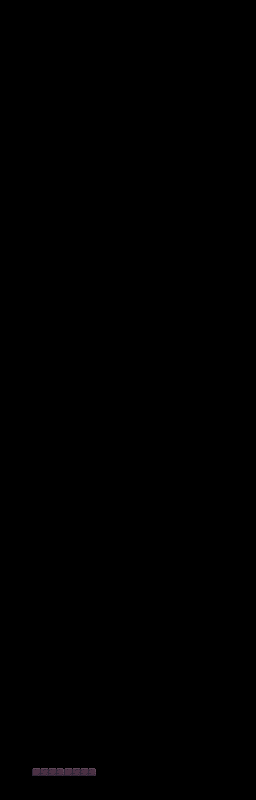

This is a level from a 2D game, rendered from its Tiled map with the project's own tilesets. A one-line summary and the complete map file follow:
An orthogonal 32x100 tile map with 8x8 px tiles, 1 tile layer (platform) and 1 object.

<map version="1.0" orientation="orthogonal" renderorder="right-down" width="32" height="100" tilewidth="8" tileheight="8" nextobjectid="255">
 <tileset firstgid="1" name="platformer" tilewidth="8" tileheight="8" tilecount="64" columns="8">
  <image source="platformer.png" width="64" height="64" />
 </tileset>
 <layer name="platform" width="32" height="100">
  <data encoding="csv">
0,0,0,0,0,0,0,0,0,0,0,0,0,0,0,0,0,0,0,0,0,0,0,0,0,0,0,0,0,0,0,0,
0,0,0,0,0,0,0,0,0,0,0,0,0,0,0,0,0,0,0,0,0,0,0,0,0,0,0,0,0,0,0,0,
0,0,0,0,0,0,0,0,0,0,0,0,0,0,0,0,0,0,0,0,0,0,0,0,0,0,0,0,0,0,0,0,
0,0,0,0,0,0,0,0,0,0,0,0,0,0,0,0,0,0,0,0,0,0,0,0,0,0,0,0,0,0,0,0,
0,0,0,0,0,0,0,0,0,0,0,0,0,0,0,0,0,0,0,0,0,0,0,0,0,0,0,0,0,0,0,0,
0,0,0,0,0,0,0,0,0,0,0,0,0,0,0,0,0,0,0,0,0,0,0,0,0,0,0,0,0,0,0,0,
0,0,0,0,0,0,0,0,0,0,0,0,0,0,0,0,0,0,0,0,0,0,0,0,0,0,0,0,0,0,0,0,
0,0,0,0,0,0,0,0,0,0,0,0,0,0,0,0,0,0,0,0,0,0,0,0,0,0,0,0,0,0,0,0,
0,0,0,0,0,0,0,0,0,0,0,0,0,0,0,0,0,0,0,0,0,0,0,0,0,0,0,0,0,0,0,0,
0,0,0,0,0,0,0,0,0,0,0,0,0,0,0,0,0,0,0,0,0,0,0,0,0,0,0,0,0,0,0,0,
0,0,0,0,0,0,0,0,0,0,0,0,0,0,0,0,0,0,0,0,0,0,0,0,0,0,0,0,0,0,0,0,
0,0,0,0,0,0,0,0,0,0,0,0,0,0,0,0,0,0,0,0,0,0,0,0,0,0,0,0,0,0,0,0,
0,0,0,0,0,0,0,0,0,0,0,0,0,0,0,0,0,0,0,0,0,0,0,0,0,0,0,0,0,0,0,0,
0,0,0,0,0,0,0,0,0,0,0,0,0,0,0,0,0,0,0,0,0,0,0,0,0,0,0,0,0,0,0,0,
0,0,0,0,0,0,0,0,0,0,0,0,0,0,0,0,0,0,0,0,0,0,0,0,0,0,0,0,0,0,0,0,
0,0,0,0,0,0,0,0,0,0,0,0,0,0,0,0,0,0,0,0,0,0,0,0,0,0,0,0,0,0,0,0,
0,0,0,0,0,0,0,0,0,0,0,0,0,0,0,0,0,0,0,0,0,0,0,0,0,0,0,0,0,0,0,0,
0,0,0,0,0,0,0,0,0,0,0,0,0,0,0,0,0,0,0,0,0,0,0,0,0,0,0,0,0,0,0,0,
0,0,0,0,0,0,0,0,0,0,0,0,0,0,0,0,0,0,0,0,0,0,0,0,0,0,0,0,0,0,0,0,
0,0,0,0,0,0,0,0,0,0,0,0,0,0,0,0,0,0,0,0,0,0,0,0,0,0,0,0,0,0,0,0,
0,0,0,0,0,0,0,0,0,0,0,0,0,0,0,0,0,0,0,0,0,0,0,0,0,0,0,0,0,0,0,0,
0,0,0,0,0,0,0,0,0,0,0,0,0,0,0,0,0,0,0,0,0,0,0,0,0,0,0,0,0,0,0,0,
0,0,0,0,0,0,0,0,0,0,0,0,0,0,0,0,0,0,0,0,0,0,0,0,0,0,0,0,0,0,0,0,
0,0,0,0,0,0,0,0,0,0,0,0,0,0,0,0,0,0,0,0,0,0,0,0,0,0,0,0,0,0,0,0,
0,0,0,0,0,0,0,0,0,0,0,0,0,0,0,0,0,0,0,0,0,0,0,0,0,0,0,0,0,0,0,0,
0,0,0,0,0,0,0,0,0,0,0,0,0,0,0,0,0,0,0,0,0,0,0,0,0,0,0,0,0,0,0,0,
0,0,0,0,0,0,0,0,0,0,0,0,0,0,0,0,0,0,0,0,0,0,0,0,0,0,0,0,0,0,0,0,
0,0,0,0,0,0,0,0,0,0,0,0,0,0,0,0,0,0,0,0,0,0,0,0,0,0,0,0,0,0,0,0,
0,0,0,0,0,0,0,0,0,0,0,0,0,0,0,0,0,0,0,0,0,0,0,0,0,0,0,0,0,0,0,0,
0,0,0,0,0,0,0,0,0,0,0,0,0,0,0,0,0,0,0,0,0,0,0,0,0,0,0,0,0,0,0,0,
0,0,0,0,0,0,0,0,0,0,0,0,0,0,0,0,0,0,0,0,0,0,0,0,0,0,0,0,0,0,0,0,
0,0,0,0,0,0,0,0,0,0,0,0,0,0,0,0,0,0,0,0,0,0,0,0,0,0,0,0,0,0,0,0,
0,0,0,0,0,0,0,0,0,0,0,0,0,0,0,0,0,0,0,0,0,0,0,0,0,0,0,0,0,0,0,0,
0,0,0,0,0,0,0,0,0,0,0,0,0,0,0,0,0,0,0,0,0,0,0,0,0,0,0,0,0,0,0,0,
0,0,0,0,0,0,0,0,0,0,0,0,0,0,0,0,0,0,0,0,0,0,0,0,0,0,0,0,0,0,0,0,
0,0,0,0,0,0,0,0,0,0,0,0,0,0,0,0,0,0,0,0,0,0,0,0,0,0,0,0,0,0,0,0,
0,0,0,0,0,0,0,0,0,0,0,0,0,0,0,0,0,0,0,0,0,0,0,0,0,0,0,0,0,0,0,0,
0,0,0,0,0,0,0,0,0,0,0,0,0,0,0,0,0,0,0,0,0,0,0,0,0,0,0,0,0,0,0,0,
0,0,0,0,0,0,0,0,0,0,0,0,0,0,0,0,0,0,0,0,0,0,0,0,0,0,0,0,0,0,0,0,
0,0,0,0,0,0,0,0,0,0,0,0,0,0,0,0,0,0,0,0,0,0,0,0,0,0,0,0,0,0,0,0,
0,0,0,0,0,0,0,0,0,0,0,0,0,0,0,0,0,0,0,0,0,0,0,0,0,0,0,0,0,0,0,0,
0,0,0,0,0,0,0,0,0,0,0,0,0,0,0,0,0,0,0,0,0,0,0,0,0,0,0,0,0,0,0,0,
0,0,0,0,0,0,0,0,0,0,0,0,0,0,0,0,0,0,0,0,0,0,0,0,0,0,0,0,0,0,0,0,
0,0,0,0,0,0,0,0,0,0,0,0,0,0,0,0,0,0,0,0,0,0,0,0,0,0,0,0,0,0,0,0,
0,0,0,0,0,0,0,0,0,0,0,0,0,0,0,0,0,0,0,0,0,0,0,0,0,0,0,0,0,0,0,0,
0,0,0,0,0,0,0,0,0,0,0,0,0,0,0,0,0,0,0,0,0,0,0,0,0,0,0,0,0,0,0,0,
0,0,0,0,0,0,0,0,0,0,0,0,0,0,0,0,0,0,0,0,0,0,0,0,0,0,0,0,0,0,0,0,
0,0,0,0,0,0,0,0,0,0,0,0,0,0,0,0,0,0,0,0,0,0,0,0,0,0,0,0,0,0,0,0,
0,0,0,0,0,0,0,0,0,0,0,0,0,0,0,0,0,0,0,0,0,0,0,0,0,0,0,0,0,0,0,0,
0,0,0,0,0,0,0,0,0,0,0,0,0,0,0,0,0,0,0,0,0,0,0,0,0,0,0,0,0,0,0,0,
0,0,0,0,0,0,0,0,0,0,0,0,0,0,0,0,0,0,0,0,0,0,0,0,0,0,0,0,0,0,0,0,
0,0,0,0,0,0,0,0,0,0,0,0,0,0,0,0,0,0,0,0,0,0,0,0,0,0,0,0,0,0,0,0,
0,0,0,0,0,0,0,0,0,0,0,0,0,0,0,0,0,0,0,0,0,0,0,0,0,0,0,0,0,0,0,0,
0,0,0,0,0,0,0,0,0,0,0,0,0,0,0,0,0,0,0,0,0,0,0,0,0,0,0,0,0,0,0,0,
0,0,0,0,0,0,0,0,0,0,0,0,0,0,0,0,0,0,0,0,0,0,0,0,0,0,0,0,0,0,0,0,
0,0,0,0,0,0,0,0,0,0,0,0,0,0,0,0,0,0,0,0,0,0,0,0,0,0,0,0,0,0,0,0,
0,0,0,0,0,0,0,0,0,0,0,0,0,0,0,0,0,0,0,0,0,0,0,0,0,0,0,0,0,0,0,0,
0,0,0,0,0,0,0,0,0,0,0,0,0,0,0,0,0,0,0,0,0,0,0,0,0,0,0,0,0,0,0,0,
0,0,0,0,0,0,0,0,0,0,0,0,0,0,0,0,0,0,0,0,0,0,0,0,0,0,0,0,0,0,0,0,
0,0,0,0,0,0,0,0,0,0,0,0,0,0,0,0,0,0,0,0,0,0,0,0,0,0,0,0,0,0,0,0,
0,0,0,0,0,0,0,0,0,0,0,0,0,0,0,0,0,0,0,0,0,0,0,0,0,0,0,0,0,0,0,0,
0,0,0,0,0,0,0,0,0,0,0,0,0,0,0,0,0,0,0,0,0,0,0,0,0,0,0,0,0,0,0,0,
0,0,0,0,0,0,0,0,0,0,0,0,0,0,0,0,0,0,0,0,0,0,0,0,0,0,0,0,0,0,0,0,
0,0,0,0,0,0,0,0,0,0,0,0,0,0,0,0,0,0,0,0,0,0,0,0,0,0,0,0,0,0,0,0,
0,0,0,0,0,0,0,0,0,0,0,0,0,0,0,0,0,0,0,0,0,0,0,0,0,0,0,0,0,0,0,0,
0,0,0,0,0,0,0,0,0,0,0,0,0,0,0,0,0,0,0,0,0,0,0,0,0,0,0,0,0,0,0,0,
0,0,0,0,0,0,0,0,0,0,0,0,0,0,0,0,0,0,0,0,0,0,0,0,0,0,0,0,0,0,0,0,
0,0,0,0,0,0,0,0,0,0,0,0,0,0,0,0,0,0,0,0,0,0,0,0,0,0,0,0,0,0,0,0,
0,0,0,0,0,0,0,0,0,0,0,0,0,0,0,0,0,0,0,0,0,0,0,0,0,0,0,0,0,0,0,0,
0,0,0,0,0,0,0,0,0,0,0,0,0,0,0,0,0,0,0,0,0,0,0,0,0,0,0,0,0,0,0,0,
0,0,0,0,0,0,0,0,0,0,0,0,0,0,0,0,0,0,0,0,0,0,0,0,0,0,0,0,0,0,0,0,
0,0,0,0,0,0,0,0,0,0,0,0,0,0,0,0,0,0,0,0,0,0,0,0,0,0,0,0,0,0,0,0,
0,0,0,0,0,0,0,0,0,0,0,0,0,0,0,0,0,0,0,0,0,0,0,0,0,0,0,0,0,0,0,0,
0,0,0,0,0,0,0,0,0,0,0,0,0,0,0,0,0,0,0,0,0,0,0,0,0,0,0,0,0,0,0,0,
0,0,0,0,0,0,0,0,0,0,0,0,0,0,0,0,0,0,0,0,0,0,0,0,0,0,0,0,0,0,0,0,
0,0,0,0,0,0,0,0,0,0,0,0,0,0,0,0,0,0,0,0,0,0,0,0,0,0,0,0,0,0,0,0,
0,0,0,0,0,0,0,0,0,0,0,0,0,0,0,0,0,0,0,0,0,0,0,0,0,0,0,0,0,0,0,0,
0,0,0,0,0,0,0,0,0,0,0,0,0,0,0,0,0,0,0,0,0,0,0,0,0,0,0,0,0,0,0,0,
0,0,0,0,0,0,0,0,0,0,0,0,0,0,0,0,0,0,0,0,0,0,0,0,0,0,0,0,0,0,0,0,
0,0,0,0,0,0,0,0,0,0,0,0,0,0,0,0,0,0,0,0,0,0,0,0,0,0,0,0,0,0,0,0,
0,0,0,0,0,0,0,0,0,0,0,0,0,0,0,0,0,0,0,0,0,0,0,0,0,0,0,0,0,0,0,0,
0,0,0,0,0,0,0,0,0,0,0,0,0,0,0,0,0,0,0,0,0,0,0,0,0,0,0,0,0,0,0,0,
0,0,0,0,0,0,0,0,0,0,0,0,0,0,0,0,0,0,0,0,0,0,0,0,0,0,0,0,0,0,0,0,
0,0,0,0,0,0,0,0,0,0,0,0,0,0,0,0,0,0,0,0,0,0,0,0,0,0,0,0,0,0,0,0,
0,0,0,0,0,0,0,0,0,0,0,0,0,0,0,0,0,0,0,0,0,0,0,0,0,0,0,0,0,0,0,0,
0,0,0,0,0,0,0,0,0,0,0,0,0,0,0,0,0,0,0,0,0,0,0,0,0,0,0,0,0,0,0,0,
0,0,0,0,0,0,0,0,0,0,0,0,0,0,0,0,0,0,0,0,0,0,0,0,0,0,0,0,0,0,0,0,
0,0,0,0,0,0,0,0,0,0,0,0,0,0,0,0,0,0,0,0,0,0,0,0,0,0,0,0,0,0,0,0,
0,0,0,0,0,0,0,0,0,0,0,0,0,0,0,0,0,0,0,0,0,0,0,0,0,0,0,0,0,0,0,0,
0,0,0,0,0,0,0,0,0,0,0,0,0,0,0,0,0,0,0,0,0,0,0,0,0,0,0,0,0,0,0,0,
0,0,0,0,0,0,0,0,0,0,0,0,0,0,0,0,0,0,0,0,0,0,0,0,0,0,0,0,0,0,0,0,
0,0,0,0,0,0,0,0,0,0,0,0,0,0,0,0,0,0,0,0,0,0,0,0,0,0,0,0,0,0,0,0,
0,0,0,0,0,0,0,0,0,0,0,0,0,0,0,0,0,0,0,0,0,0,0,0,0,0,0,0,0,0,0,0,
0,0,0,0,0,0,0,0,0,0,0,0,0,0,0,0,0,0,0,0,0,0,0,0,0,0,0,0,0,0,0,0,
0,0,0,0,0,0,0,0,0,0,0,0,0,0,0,0,0,0,0,0,0,0,0,0,0,0,0,0,0,0,0,0,
0,0,0,0,0,0,0,0,0,0,0,0,0,0,0,0,0,0,0,0,0,0,0,0,0,0,0,0,0,0,0,0,
0,0,0,0,2,3,4,5,2,3,4,5,0,0,0,0,0,0,0,0,0,0,0,0,0,0,0,0,0,0,0,0,
0,0,0,0,0,0,0,0,0,0,0,0,0,0,0,0,0,0,0,0,0,0,0,0,0,0,0,0,0,0,0,0,
0,0,0,0,0,0,0,0,0,0,0,0,0,0,0,0,0,0,0,0,0,0,0,0,0,0,0,0,0,0,0,0,
0,0,0,0,0,0,0,0,0,0,0,0,0,0,0,0,0,0,0,0,0,0,0,0,0,0,0,0,0,0,0,0
</data>
 </layer>
 <objectgroup name="ground">
  <object id="254" x="32" y="768">
   <polyline points="0,0 64,0" />
  </object>
 </objectgroup>
 <objectgroup name="ladder" />
</map>
